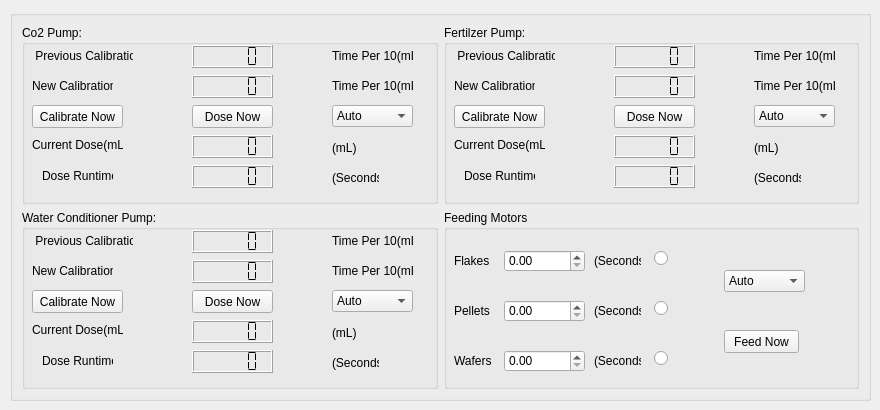
   <widget class="QWidget" name="tab_2">
    <attribute name="title">
     <string>Pumps</string>
    </attribute>
    <widget class="QGroupBox" name="groupBox_5">
     <property name="geometry">
      <rect>
       <x>10</x>
       <y>10</y>
       <width>861</width>
       <height>391</height>
      </rect>
     </property>
     <property name="title">
      <string/>
     </property>
     <layout class="QGridLayout" name="gridLayout">
      <item row="0" column="0">
       <widget class="QGroupBox" name="groupBox_Co2_Pump">
        <property name="title">
         <string>Co2 Pump:</string>
        </property>
        <widget class="QLabel" name="label_11">
         <property name="geometry">
          <rect>
           <x>10</x>
           <y>20</y>
           <width>101</width>
           <height>21</height>
          </rect>
         </property>
         <property name="text">
          <string> Previous Calibration</string>
         </property>
        </widget>
        <widget class="QLCDNumber" name="lcdNumber">
         <property name="geometry">
          <rect>
           <x>170</x>
           <y>20</y>
           <width>81</width>
           <height>23</height>
          </rect>
         </property>
         <property name="segmentStyle">
          <enum>QLCDNumber::Flat</enum>
         </property>
        </widget>
        <widget class="QLabel" name="label_12">
         <property name="geometry">
          <rect>
           <x>10</x>
           <y>50</y>
           <width>81</width>
           <height>21</height>
          </rect>
         </property>
         <property name="text">
          <string>New Calibration</string>
         </property>
        </widget>
        <widget class="QLCDNumber" name="lcd_co2_cal">
         <property name="geometry">
          <rect>
           <x>170</x>
           <y>50</y>
           <width>81</width>
           <height>23</height>
          </rect>
         </property>
         <property name="segmentStyle">
          <enum>QLCDNumber::Flat</enum>
         </property>
        </widget>
        <widget class="QPushButton" name="Co2_calibrateButton">
         <property name="geometry">
          <rect>
           <x>10</x>
           <y>80</y>
           <width>91</width>
           <height>23</height>
          </rect>
         </property>
         <property name="text">
          <string>Calibrate Now</string>
         </property>
        </widget>
        <widget class="QLabel" name="time_per_10_label">
         <property name="geometry">
          <rect>
           <x>310</x>
           <y>50</y>
           <width>81</width>
           <height>21</height>
          </rect>
         </property>
         <property name="text">
          <string>Time Per 10(mL)</string>
         </property>
        </widget>
        <widget class="QLabel" name="time_per_10_label_2">
         <property name="geometry">
          <rect>
           <x>310</x>
           <y>20</y>
           <width>81</width>
           <height>21</height>
          </rect>
         </property>
         <property name="text">
          <string>Time Per 10(mL)</string>
         </property>
        </widget>
        <widget class="QLCDNumber" name="lcdNumber_3">
         <property name="geometry">
          <rect>
           <x>170</x>
           <y>110</y>
           <width>81</width>
           <height>23</height>
          </rect>
         </property>
         <property name="segmentStyle">
          <enum>QLCDNumber::Flat</enum>
         </property>
        </widget>
        <widget class="QPushButton" name="pushButton_5">
         <property name="geometry">
          <rect>
           <x>170</x>
           <y>80</y>
           <width>81</width>
           <height>23</height>
          </rect>
         </property>
         <property name="text">
          <string>Dose Now</string>
         </property>
        </widget>
        <widget class="QComboBox" name="comboBox">
         <property name="geometry">
          <rect>
           <x>310</x>
           <y>80</y>
           <width>81</width>
           <height>22</height>
          </rect>
         </property>
         <item>
          <property name="text">
           <string>Auto</string>
          </property>
         </item>
         <item>
          <property name="text">
           <string>Manual</string>
          </property>
         </item>
        </widget>
        <widget class="QLCDNumber" name="lcdNumber_4">
         <property name="geometry">
          <rect>
           <x>170</x>
           <y>140</y>
           <width>81</width>
           <height>23</height>
          </rect>
         </property>
         <property name="segmentStyle">
          <enum>QLCDNumber::Flat</enum>
         </property>
        </widget>
        <widget class="QLabel" name="label_13">
         <property name="geometry">
          <rect>
           <x>10</x>
           <y>110</y>
           <width>91</width>
           <height>20</height>
          </rect>
         </property>
         <property name="text">
          <string>Current Dose(mL)</string>
         </property>
        </widget>
        <widget class="QLabel" name="label_14">
         <property name="geometry">
          <rect>
           <x>20</x>
           <y>141</y>
           <width>71</width>
           <height>20</height>
          </rect>
         </property>
         <property name="text">
          <string>Dose Runtime</string>
         </property>
        </widget>
        <widget class="QLabel" name="label_15">
         <property name="geometry">
          <rect>
           <x>310</x>
           <y>112</y>
           <width>47</width>
           <height>21</height>
          </rect>
         </property>
         <property name="text">
          <string>(mL)</string>
         </property>
        </widget>
        <widget class="QLabel" name="label_16">
         <property name="geometry">
          <rect>
           <x>310</x>
           <y>142</y>
           <width>47</width>
           <height>21</height>
          </rect>
         </property>
         <property name="text">
          <string>(Seconds)</string>
         </property>
        </widget>
       </widget>
      </item>
      <item row="1" column="0">
       <widget class="QGroupBox" name="groupBox_Water_Conditioner_Pump">
        <property name="title">
         <string>Water Conditioner Pump:</string>
        </property>
        <widget class="QLabel" name="label_29">
         <property name="geometry">
          <rect>
           <x>10</x>
           <y>20</y>
           <width>101</width>
           <height>21</height>
          </rect>
         </property>
         <property name="text">
          <string> Previous Calibration</string>
         </property>
        </widget>
        <widget class="QLCDNumber" name="lcdNumber_13">
         <property name="geometry">
          <rect>
           <x>170</x>
           <y>20</y>
           <width>81</width>
           <height>23</height>
          </rect>
         </property>
         <property name="segmentStyle">
          <enum>QLCDNumber::Flat</enum>
         </property>
        </widget>
        <widget class="QLabel" name="label_30">
         <property name="geometry">
          <rect>
           <x>10</x>
           <y>50</y>
           <width>81</width>
           <height>21</height>
          </rect>
         </property>
         <property name="text">
          <string>New Calibration</string>
         </property>
        </widget>
        <widget class="QLCDNumber" name="lcdNumber_14">
         <property name="geometry">
          <rect>
           <x>170</x>
           <y>50</y>
           <width>81</width>
           <height>23</height>
          </rect>
         </property>
         <property name="segmentStyle">
          <enum>QLCDNumber::Flat</enum>
         </property>
        </widget>
        <widget class="QPushButton" name="WaterConditioner_calibrateButton">
         <property name="geometry">
          <rect>
           <x>10</x>
           <y>80</y>
           <width>91</width>
           <height>23</height>
          </rect>
         </property>
         <property name="font">
          <font>
           <family>MS Shell Dlg 2</family>
          </font>
         </property>
         <property name="text">
          <string>Calibrate Now</string>
         </property>
        </widget>
        <widget class="QLabel" name="time_per_10_label_7">
         <property name="geometry">
          <rect>
           <x>310</x>
           <y>50</y>
           <width>81</width>
           <height>21</height>
          </rect>
         </property>
         <property name="text">
          <string>Time Per 10(mL)</string>
         </property>
        </widget>
        <widget class="QLabel" name="time_per_10_label_8">
         <property name="geometry">
          <rect>
           <x>310</x>
           <y>20</y>
           <width>81</width>
           <height>21</height>
          </rect>
         </property>
         <property name="text">
          <string>Time Per 10(mL)</string>
         </property>
        </widget>
        <widget class="QLCDNumber" name="lcdNumber_15">
         <property name="geometry">
          <rect>
           <x>170</x>
           <y>110</y>
           <width>81</width>
           <height>23</height>
          </rect>
         </property>
         <property name="segmentStyle">
          <enum>QLCDNumber::Flat</enum>
         </property>
        </widget>
        <widget class="QPushButton" name="pushButton_11">
         <property name="geometry">
          <rect>
           <x>170</x>
           <y>80</y>
           <width>81</width>
           <height>23</height>
          </rect>
         </property>
         <property name="text">
          <string>Dose Now</string>
         </property>
        </widget>
        <widget class="QComboBox" name="comboBox_4">
         <property name="geometry">
          <rect>
           <x>310</x>
           <y>80</y>
           <width>81</width>
           <height>22</height>
          </rect>
         </property>
         <item>
          <property name="text">
           <string>Auto</string>
          </property>
         </item>
         <item>
          <property name="text">
           <string>Manual</string>
          </property>
         </item>
        </widget>
        <widget class="QLCDNumber" name="lcdNumber_16">
         <property name="geometry">
          <rect>
           <x>170</x>
           <y>140</y>
           <width>81</width>
           <height>23</height>
          </rect>
         </property>
         <property name="segmentStyle">
          <enum>QLCDNumber::Flat</enum>
         </property>
        </widget>
        <widget class="QLabel" name="label_31">
         <property name="geometry">
          <rect>
           <x>10</x>
           <y>110</y>
           <width>91</width>
           <height>20</height>
          </rect>
         </property>
         <property name="text">
          <string>Current Dose(mL)</string>
         </property>
        </widget>
        <widget class="QLabel" name="label_32">
         <property name="geometry">
          <rect>
           <x>20</x>
           <y>141</y>
           <width>71</width>
           <height>20</height>
          </rect>
         </property>
         <property name="text">
          <string>Dose Runtime</string>
         </property>
        </widget>
        <widget class="QLabel" name="label_33">
         <property name="geometry">
          <rect>
           <x>310</x>
           <y>112</y>
           <width>47</width>
           <height>21</height>
          </rect>
         </property>
         <property name="text">
          <string>(mL)</string>
         </property>
        </widget>
        <widget class="QLabel" name="label_34">
         <property name="geometry">
          <rect>
           <x>310</x>
           <y>142</y>
           <width>47</width>
           <height>21</height>
          </rect>
         </property>
         <property name="text">
          <string>(Seconds)</string>
         </property>
        </widget>
       </widget>
      </item>
      <item row="0" column="1">
       <widget class="QGroupBox" name="groupBox_Fertilizer_Pump">
        <property name="title">
         <string>Fertilzer Pump:</string>
        </property>
        <widget class="QLabel" name="label_23">
         <property name="geometry">
          <rect>
           <x>10</x>
           <y>20</y>
           <width>101</width>
           <height>21</height>
          </rect>
         </property>
         <property name="text">
          <string> Previous Calibration</string>
         </property>
        </widget>
        <widget class="QLCDNumber" name="lcdNumber_9">
         <property name="geometry">
          <rect>
           <x>170</x>
           <y>20</y>
           <width>81</width>
           <height>23</height>
          </rect>
         </property>
         <property name="segmentStyle">
          <enum>QLCDNumber::Flat</enum>
         </property>
        </widget>
        <widget class="QLabel" name="label_24">
         <property name="geometry">
          <rect>
           <x>10</x>
           <y>50</y>
           <width>81</width>
           <height>21</height>
          </rect>
         </property>
         <property name="text">
          <string>New Calibration</string>
         </property>
        </widget>
        <widget class="QLCDNumber" name="lcdNumber_10">
         <property name="geometry">
          <rect>
           <x>170</x>
           <y>50</y>
           <width>81</width>
           <height>23</height>
          </rect>
         </property>
         <property name="segmentStyle">
          <enum>QLCDNumber::Flat</enum>
         </property>
        </widget>
        <widget class="QPushButton" name="Fertilizer_calibrateButton">
         <property name="geometry">
          <rect>
           <x>10</x>
           <y>80</y>
           <width>91</width>
           <height>23</height>
          </rect>
         </property>
         <property name="text">
          <string>Calibrate Now</string>
         </property>
        </widget>
        <widget class="QLabel" name="time_per_10_label_5">
         <property name="geometry">
          <rect>
           <x>310</x>
           <y>50</y>
           <width>81</width>
           <height>21</height>
          </rect>
         </property>
         <property name="text">
          <string>Time Per 10(mL)</string>
         </property>
        </widget>
        <widget class="QLabel" name="time_per_10_label_6">
         <property name="geometry">
          <rect>
           <x>310</x>
           <y>20</y>
           <width>81</width>
           <height>21</height>
          </rect>
         </property>
         <property name="text">
          <string>Time Per 10(mL)</string>
         </property>
        </widget>
        <widget class="QLCDNumber" name="lcdNumber_11">
         <property name="geometry">
          <rect>
           <x>170</x>
           <y>110</y>
           <width>81</width>
           <height>23</height>
          </rect>
         </property>
         <property name="segmentStyle">
          <enum>QLCDNumber::Flat</enum>
         </property>
        </widget>
        <widget class="QPushButton" name="pushButton_9">
         <property name="geometry">
          <rect>
           <x>170</x>
           <y>80</y>
           <width>81</width>
           <height>23</height>
          </rect>
         </property>
         <property name="text">
          <string>Dose Now</string>
         </property>
        </widget>
        <widget class="QComboBox" name="comboBox_3">
         <property name="geometry">
          <rect>
           <x>310</x>
           <y>80</y>
           <width>81</width>
           <height>22</height>
          </rect>
         </property>
         <item>
          <property name="text">
           <string>Auto</string>
          </property>
         </item>
         <item>
          <property name="text">
           <string>Manual</string>
          </property>
         </item>
        </widget>
        <widget class="QLCDNumber" name="lcdNumber_12">
         <property name="geometry">
          <rect>
           <x>170</x>
           <y>140</y>
           <width>81</width>
           <height>23</height>
          </rect>
         </property>
         <property name="segmentStyle">
          <enum>QLCDNumber::Flat</enum>
         </property>
        </widget>
        <widget class="QLabel" name="label_25">
         <property name="geometry">
          <rect>
           <x>10</x>
           <y>110</y>
           <width>91</width>
           <height>20</height>
          </rect>
         </property>
         <property name="text">
          <string>Current Dose(mL)</string>
         </property>
        </widget>
        <widget class="QLabel" name="label_26">
         <property name="geometry">
          <rect>
           <x>20</x>
           <y>141</y>
           <width>71</width>
           <height>20</height>
          </rect>
         </property>
         <property name="text">
          <string>Dose Runtime</string>
         </property>
        </widget>
        <widget class="QLabel" name="label_27">
         <property name="geometry">
          <rect>
           <x>310</x>
           <y>112</y>
           <width>47</width>
           <height>21</height>
          </rect>
         </property>
         <property name="text">
          <string>(mL)</string>
         </property>
        </widget>
        <widget class="QLabel" name="label_28">
         <property name="geometry">
          <rect>
           <x>310</x>
           <y>142</y>
           <width>47</width>
           <height>21</height>
          </rect>
         </property>
         <property name="text">
          <string>(Seconds)</string>
         </property>
        </widget>
       </widget>
      </item>
      <item row="1" column="1">
       <widget class="QGroupBox" name="groupBox_Feeding_Motors">
        <property name="title">
         <string>Feeding Motors</string>
        </property>
        <widget class="QLabel" name="label_Seconds">
         <property name="geometry">
          <rect>
           <x>150</x>
           <y>40</y>
           <width>47</width>
           <height>21</height>
          </rect>
         </property>
         <property name="text">
          <string>(Seconds)</string>
         </property>
        </widget>
        <widget class="QDoubleSpinBox" name="doubleSpinBox_8">
         <property name="geometry">
          <rect>
           <x>60</x>
           <y>40</y>
           <width>81</width>
           <height>22</height>
          </rect>
         </property>
        </widget>
        <widget class="QDoubleSpinBox" name="doubleSpinBox_9">
         <property name="geometry">
          <rect>
           <x>60</x>
           <y>90</y>
           <width>81</width>
           <height>22</height>
          </rect>
         </property>
        </widget>
        <widget class="QDoubleSpinBox" name="doubleSpinBox_10">
         <property name="geometry">
          <rect>
           <x>60</x>
           <y>140</y>
           <width>81</width>
           <height>22</height>
          </rect>
         </property>
        </widget>
        <widget class="QLabel" name="label_Seconds_2">
         <property name="geometry">
          <rect>
           <x>150</x>
           <y>90</y>
           <width>47</width>
           <height>21</height>
          </rect>
         </property>
         <property name="text">
          <string>(Seconds)</string>
         </property>
        </widget>
        <widget class="QLabel" name="label_Seconds_3">
         <property name="geometry">
          <rect>
           <x>150</x>
           <y>140</y>
           <width>47</width>
           <height>21</height>
          </rect>
         </property>
         <property name="text">
          <string>(Seconds)</string>
         </property>
        </widget>
        <widget class="QLabel" name="label_flakes">
         <property name="geometry">
          <rect>
           <x>10</x>
           <y>40</y>
           <width>41</width>
           <height>21</height>
          </rect>
         </property>
         <property name="text">
          <string>Flakes</string>
         </property>
        </widget>
        <widget class="QLabel" name="label_pellets">
         <property name="geometry">
          <rect>
           <x>10</x>
           <y>90</y>
           <width>41</width>
           <height>21</height>
          </rect>
         </property>
         <property name="text">
          <string>Pellets</string>
         </property>
        </widget>
        <widget class="QLabel" name="label_wafers">
         <property name="geometry">
          <rect>
           <x>10</x>
           <y>140</y>
           <width>41</width>
           <height>21</height>
          </rect>
         </property>
         <property name="text">
          <string>Wafers</string>
         </property>
        </widget>
        <widget class="QPushButton" name="pushButton">
         <property name="geometry">
          <rect>
           <x>280</x>
           <y>120</y>
           <width>75</width>
           <height>23</height>
          </rect>
         </property>
         <property name="text">
          <string>Feed Now</string>
         </property>
        </widget>
        <widget class="QRadioButton" name="radioButton_flakes">
         <property name="geometry">
          <rect>
           <x>210</x>
           <y>40</y>
           <width>82</width>
           <height>17</height>
          </rect>
         </property>
         <property name="text">
          <string/>
         </property>
        </widget>
        <widget class="QRadioButton" name="radioButton_pellets">
         <property name="geometry">
          <rect>
           <x>210</x>
           <y>90</y>
           <width>82</width>
           <height>17</height>
          </rect>
         </property>
         <property name="text">
          <string/>
         </property>
        </widget>
        <widget class="QRadioButton" name="radioButton_wafers">
         <property name="geometry">
          <rect>
           <x>210</x>
           <y>140</y>
           <width>82</width>
           <height>17</height>
          </rect>
         </property>
         <property name="text">
          <string/>
         </property>
        </widget>
        <widget class="QComboBox" name="comboBox_5">
         <property name="geometry">
          <rect>
           <x>280</x>
           <y>60</y>
           <width>81</width>
           <height>22</height>
          </rect>
         </property>
         <item>
          <property name="text">
           <string>Auto</string>
          </property>
         </item>
         <item>
          <property name="text">
           <string>Manual</string>
          </property>
         </item>
        </widget>
       </widget>
      </item>
     </layout>
    </widget>
   </widget>
